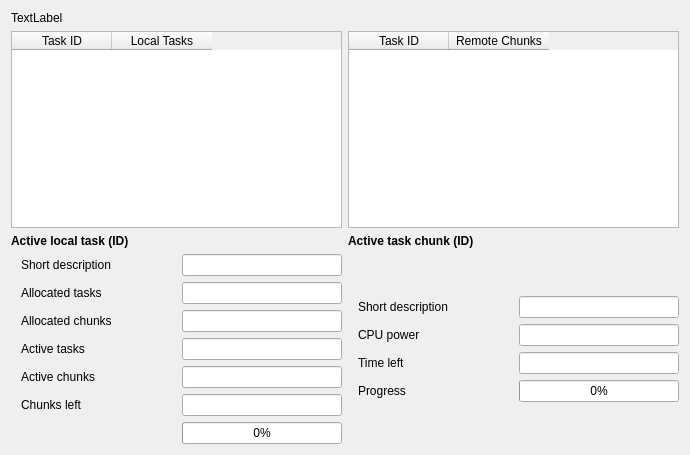
<?xml version="1.0" encoding="UTF-8"?>
<ui version="4.0">
 <class>NodeTasksWidget</class>
 <widget class="QWidget" name="NodeTasksWidget">
  <property name="geometry">
   <rect>
    <x>0</x>
    <y>0</y>
    <width>690</width>
    <height>455</height>
   </rect>
  </property>
  <property name="windowTitle">
   <string>Form</string>
  </property>
  <layout class="QGridLayout" name="gridLayout_2">
   <item row="0" column="0">
    <widget class="QLabel" name="nodeUidLabel">
     <property name="text">
      <string>TextLabel</string>
     </property>
    </widget>
   </item>
   <item row="1" column="0">
    <widget class="QTableWidget" name="tableLocalTasks">
     <property name="selectionMode">
      <enum>QAbstractItemView::SingleSelection</enum>
     </property>
     <property name="selectionBehavior">
      <enum>QAbstractItemView::SelectRows</enum>
     </property>
     <column>
      <property name="text">
       <string>Task ID</string>
      </property>
     </column>
     <column>
      <property name="text">
       <string>Local Tasks</string>
      </property>
     </column>
    </widget>
   </item>
   <item row="1" column="1">
    <widget class="QTableWidget" name="tableRemoteChunks">
     <property name="selectionMode">
      <enum>QAbstractItemView::SingleSelection</enum>
     </property>
     <property name="selectionBehavior">
      <enum>QAbstractItemView::SelectRows</enum>
     </property>
     <column>
      <property name="text">
       <string>Task ID</string>
      </property>
     </column>
     <column>
      <property name="text">
       <string>Remote Chunks</string>
      </property>
     </column>
    </widget>
   </item>
   <item row="2" column="0">
    <widget class="QLabel" name="labelDetailedLocalTask">
     <property name="font">
      <font>
       <weight>75</weight>
       <bold>true</bold>
      </font>
     </property>
     <property name="text">
      <string>Active local task (ID)</string>
     </property>
    </widget>
   </item>
   <item row="2" column="1">
    <widget class="QLabel" name="labelDetailedRemoteTask">
     <property name="font">
      <font>
       <weight>75</weight>
       <bold>true</bold>
      </font>
     </property>
     <property name="text">
      <string>Active task chunk (ID)</string>
     </property>
    </widget>
   </item>
   <item row="3" column="0">
    <layout class="QGridLayout" name="gridLayout_3">
     <property name="leftMargin">
      <number>10</number>
     </property>
     <property name="topMargin">
      <number>0</number>
     </property>
     <item row="1" column="1">
      <widget class="QLineEdit" name="allocatedTasksInput">
       <property name="sizePolicy">
        <sizepolicy hsizetype="Preferred" vsizetype="Fixed">
         <horstretch>0</horstretch>
         <verstretch>0</verstretch>
        </sizepolicy>
       </property>
       <property name="alignment">
        <set>Qt::AlignRight|Qt::AlignTrailing|Qt::AlignVCenter</set>
       </property>
       <property name="readOnly">
        <bool>true</bool>
       </property>
      </widget>
     </item>
     <item row="1" column="0">
      <widget class="QLabel" name="label_12">
       <property name="sizePolicy">
        <sizepolicy hsizetype="Preferred" vsizetype="Preferred">
         <horstretch>0</horstretch>
         <verstretch>0</verstretch>
        </sizepolicy>
       </property>
       <property name="text">
        <string>Allocated tasks</string>
       </property>
      </widget>
     </item>
     <item row="6" column="1">
      <widget class="QProgressBar" name="localTaskProgressBar">
       <property name="sizePolicy">
        <sizepolicy hsizetype="Preferred" vsizetype="Fixed">
         <horstretch>0</horstretch>
         <verstretch>0</verstretch>
        </sizepolicy>
       </property>
       <property name="minimumSize">
        <size>
         <width>160</width>
         <height>0</height>
        </size>
       </property>
       <property name="value">
        <number>0</number>
       </property>
      </widget>
     </item>
     <item row="2" column="0">
      <widget class="QLabel" name="label_13">
       <property name="text">
        <string>Allocated chunks</string>
       </property>
      </widget>
     </item>
     <item row="3" column="0">
      <widget class="QLabel" name="label_14">
       <property name="text">
        <string>Active tasks</string>
       </property>
      </widget>
     </item>
     <item row="4" column="0">
      <widget class="QLabel" name="label_15">
       <property name="text">
        <string>Active chunks</string>
       </property>
      </widget>
     </item>
     <item row="5" column="0">
      <widget class="QLabel" name="label_16">
       <property name="text">
        <string>Chunks left</string>
       </property>
      </widget>
     </item>
     <item row="2" column="1">
      <widget class="QLineEdit" name="allocatedChunksInput">
       <property name="sizePolicy">
        <sizepolicy hsizetype="Preferred" vsizetype="Fixed">
         <horstretch>0</horstretch>
         <verstretch>0</verstretch>
        </sizepolicy>
       </property>
       <property name="alignment">
        <set>Qt::AlignRight|Qt::AlignTrailing|Qt::AlignVCenter</set>
       </property>
       <property name="readOnly">
        <bool>true</bool>
       </property>
      </widget>
     </item>
     <item row="3" column="1">
      <widget class="QLineEdit" name="activeTasksInput">
       <property name="sizePolicy">
        <sizepolicy hsizetype="Preferred" vsizetype="Fixed">
         <horstretch>0</horstretch>
         <verstretch>0</verstretch>
        </sizepolicy>
       </property>
       <property name="alignment">
        <set>Qt::AlignRight|Qt::AlignTrailing|Qt::AlignVCenter</set>
       </property>
       <property name="readOnly">
        <bool>true</bool>
       </property>
      </widget>
     </item>
     <item row="4" column="1">
      <widget class="QLineEdit" name="activeChunksInput">
       <property name="sizePolicy">
        <sizepolicy hsizetype="Preferred" vsizetype="Fixed">
         <horstretch>0</horstretch>
         <verstretch>0</verstretch>
        </sizepolicy>
       </property>
       <property name="alignment">
        <set>Qt::AlignRight|Qt::AlignTrailing|Qt::AlignVCenter</set>
       </property>
       <property name="readOnly">
        <bool>true</bool>
       </property>
      </widget>
     </item>
     <item row="5" column="1">
      <widget class="QLineEdit" name="chunksLeftInput">
       <property name="sizePolicy">
        <sizepolicy hsizetype="Preferred" vsizetype="Fixed">
         <horstretch>0</horstretch>
         <verstretch>0</verstretch>
        </sizepolicy>
       </property>
       <property name="alignment">
        <set>Qt::AlignRight|Qt::AlignTrailing|Qt::AlignVCenter</set>
       </property>
       <property name="readOnly">
        <bool>true</bool>
       </property>
      </widget>
     </item>
     <item row="0" column="0">
      <widget class="QLabel" name="label_17">
       <property name="text">
        <string>Short description</string>
       </property>
      </widget>
     </item>
     <item row="0" column="1">
      <widget class="QLineEdit" name="locTaskShortDescrInput">
       <property name="sizePolicy">
        <sizepolicy hsizetype="Preferred" vsizetype="Fixed">
         <horstretch>0</horstretch>
         <verstretch>0</verstretch>
        </sizepolicy>
       </property>
       <property name="font">
        <font>
         <pointsize>7</pointsize>
        </font>
       </property>
      </widget>
     </item>
    </layout>
   </item>
   <item row="3" column="1">
    <layout class="QVBoxLayout" name="verticalLayout_4">
     <property name="leftMargin">
      <number>10</number>
     </property>
     <item>
      <layout class="QGridLayout" name="gridLayout">
       <item row="2" column="0">
        <widget class="QLabel" name="label_4">
         <property name="sizePolicy">
          <sizepolicy hsizetype="Preferred" vsizetype="Preferred">
           <horstretch>0</horstretch>
           <verstretch>0</verstretch>
          </sizepolicy>
         </property>
         <property name="text">
          <string>Time left</string>
         </property>
        </widget>
       </item>
       <item row="2" column="1">
        <widget class="QLineEdit" name="timeLeftInput">
         <property name="sizePolicy">
          <sizepolicy hsizetype="Preferred" vsizetype="Fixed">
           <horstretch>0</horstretch>
           <verstretch>0</verstretch>
          </sizepolicy>
         </property>
         <property name="text">
          <string/>
         </property>
         <property name="alignment">
          <set>Qt::AlignRight|Qt::AlignTrailing|Qt::AlignVCenter</set>
         </property>
         <property name="readOnly">
          <bool>true</bool>
         </property>
        </widget>
       </item>
       <item row="1" column="0">
        <widget class="QLabel" name="label_2">
         <property name="sizePolicy">
          <sizepolicy hsizetype="Preferred" vsizetype="Preferred">
           <horstretch>0</horstretch>
           <verstretch>0</verstretch>
          </sizepolicy>
         </property>
         <property name="text">
          <string>CPU power</string>
         </property>
        </widget>
       </item>
       <item row="1" column="1">
        <widget class="QLineEdit" name="cpuPowerInput">
         <property name="sizePolicy">
          <sizepolicy hsizetype="Preferred" vsizetype="Fixed">
           <horstretch>0</horstretch>
           <verstretch>0</verstretch>
          </sizepolicy>
         </property>
         <property name="text">
          <string/>
         </property>
         <property name="alignment">
          <set>Qt::AlignRight|Qt::AlignTrailing|Qt::AlignVCenter</set>
         </property>
         <property name="readOnly">
          <bool>true</bool>
         </property>
        </widget>
       </item>
       <item row="3" column="0">
        <widget class="QLabel" name="label_3">
         <property name="text">
          <string>Progress</string>
         </property>
        </widget>
       </item>
       <item row="3" column="1">
        <widget class="QProgressBar" name="activeChunkProgressBar">
         <property name="sizePolicy">
          <sizepolicy hsizetype="Preferred" vsizetype="Fixed">
           <horstretch>0</horstretch>
           <verstretch>0</verstretch>
          </sizepolicy>
         </property>
         <property name="minimumSize">
          <size>
           <width>160</width>
           <height>0</height>
          </size>
         </property>
         <property name="value">
          <number>0</number>
         </property>
        </widget>
       </item>
       <item row="0" column="0">
        <widget class="QLabel" name="label_11">
         <property name="text">
          <string>Short description</string>
         </property>
        </widget>
       </item>
       <item row="0" column="1">
        <widget class="QLineEdit" name="chunkShortDescrInput">
         <property name="sizePolicy">
          <sizepolicy hsizetype="Preferred" vsizetype="Fixed">
           <horstretch>0</horstretch>
           <verstretch>0</verstretch>
          </sizepolicy>
         </property>
         <property name="font">
          <font>
           <pointsize>7</pointsize>
          </font>
         </property>
         <property name="readOnly">
          <bool>true</bool>
         </property>
        </widget>
       </item>
      </layout>
     </item>
    </layout>
   </item>
  </layout>
 </widget>
 <resources/>
 <connections/>
</ui>
